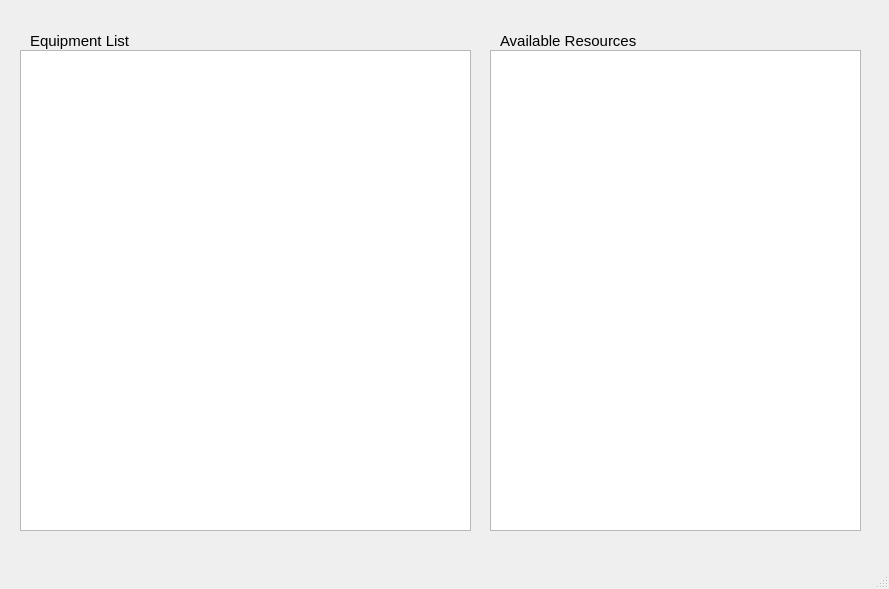
<?xml version="1.0" encoding="UTF-8"?>
<ui version="4.0">
 <class>MainWindow</class>
 <widget class="QMainWindow" name="MainWindow">
  <property name="geometry">
   <rect>
    <x>0</x>
    <y>0</y>
    <width>889</width>
    <height>589</height>
   </rect>
  </property>
  <property name="windowTitle">
   <string>MainWindow</string>
  </property>
  <widget class="QWidget" name="centralwidget">
   <widget class="QTableWidget" name="tableWidget">
    <property name="geometry">
     <rect>
      <x>20</x>
      <y>50</y>
      <width>451</width>
      <height>481</height>
     </rect>
    </property>
   </widget>
   <widget class="QListWidget" name="listWidget">
    <property name="geometry">
     <rect>
      <x>490</x>
      <y>50</y>
      <width>371</width>
      <height>481</height>
     </rect>
    </property>
   </widget>
   <widget class="QLabel" name="label">
    <property name="geometry">
     <rect>
      <x>500</x>
      <y>30</y>
      <width>171</width>
      <height>21</height>
     </rect>
    </property>
    <property name="font">
     <font>
      <pointsize>11</pointsize>
     </font>
    </property>
    <property name="text">
     <string>Available Resources</string>
    </property>
   </widget>
   <widget class="QLabel" name="label_2">
    <property name="geometry">
     <rect>
      <x>30</x>
      <y>30</y>
      <width>171</width>
      <height>21</height>
     </rect>
    </property>
    <property name="font">
     <font>
      <pointsize>11</pointsize>
     </font>
    </property>
    <property name="text">
     <string>Equipment List</string>
    </property>
   </widget>
  </widget>
  <widget class="QMenuBar" name="menubar">
   <property name="geometry">
    <rect>
     <x>0</x>
     <y>0</y>
     <width>889</width>
     <height>21</height>
    </rect>
   </property>
  </widget>
  <widget class="QStatusBar" name="statusbar"/>
 </widget>
 <resources/>
 <connections/>
</ui>
